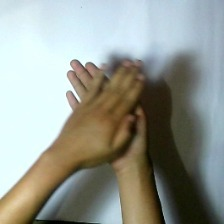
#> input picture image/0.jpg, 224 x 224 px, found by its file name
$ python convertColorImage.py
#> lines starting #> are read from the running program, lines starting #| are printed output that depends on the picture; after the words box and inside, x2 and y2 are one past the last pixel; in counts of white or black regions, pixels touching at a corner belong together
import cv2
import os
import numpy as np

gambar = cv2.imread("/home/pandu/Documents/eksperimen/image/0.jpg")
#> gambar is the input picture: shape (224, 224, 3); mean B, G, R 145.8, 153.9, 149.2

labImg = cv2.cvtColor(gambar, cv2.COLOR_BGR2LAB)
#> labImg: shape (224, 224, 3); mean of channels 0, 1, 2 157.5, 125.8, 132.4
hsvImg = cv2.cvtColor(gambar, cv2.COLOR_BGR2HSV)
#> hsvImg: shape (224, 224, 3); mean H, S, V 64, 67.1, 164

[Blue, G, R] = cv2.split(gambar)
[L, A, B] = cv2.split(labImg)
[H, S, V] = cv2.split(hsvImg)
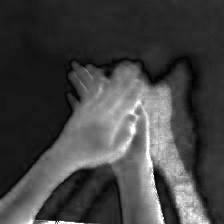
#> S: shape (224, 224); min 0, max 255, mean 67.1
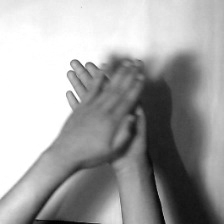
#> V: shape (224, 224); min 0, max 255, mean 164

rgbMerge = np.hstack((R, G, Blue))
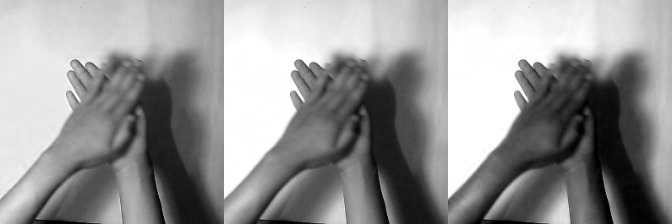
#> rgbMerge: shape (224, 672); min 0, max 255, mean 149.6
labMerge = np.hstack((L, A, B))
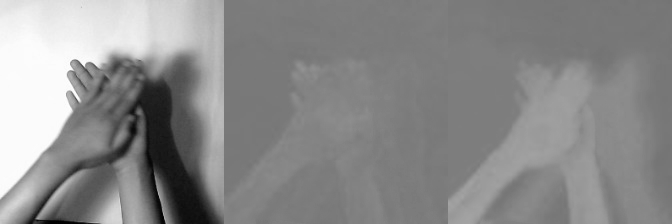
#> labMerge: shape (224, 672); min 0, max 254, mean 138.6
hsvMerge = np.hstack((H, S, V))
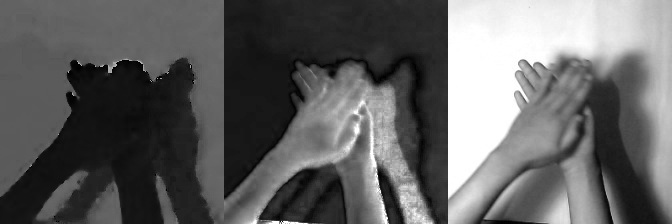
#> hsvMerge: shape (224, 672); min 0, max 255, mean 98.3

finMerge = np.vstack((rgbMerge, labMerge, hsvMerge))
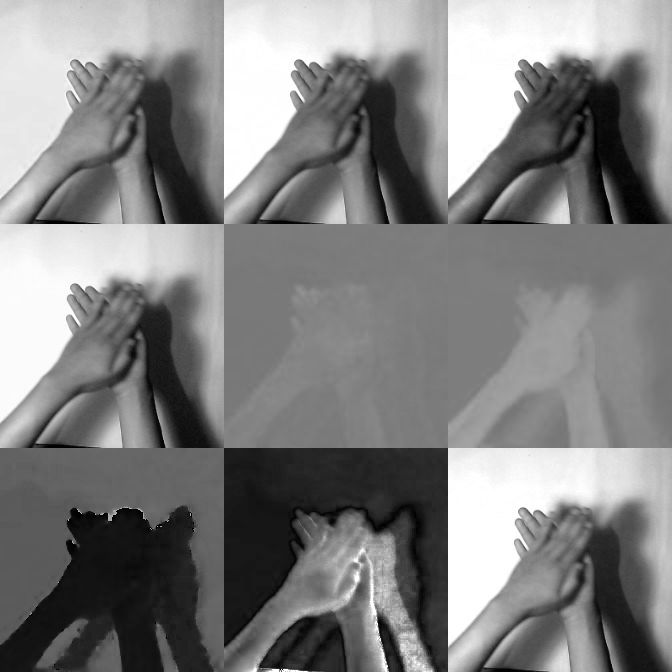
#> finMerge: shape (672, 672); min 0, max 255, mean 128.9

cv2.imshow("all", finMerge)

retR, tholdR = cv2.threshold(finMerge, 50, 255, cv2.THRESH_BINARY)
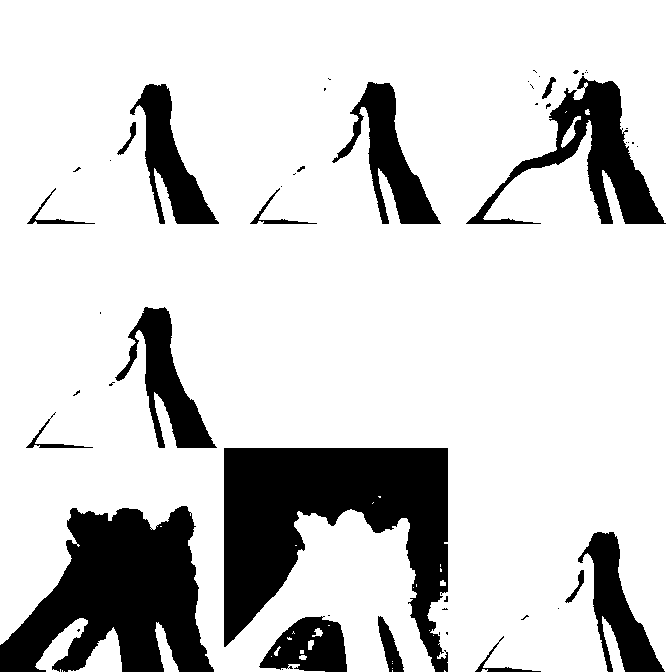
#> tholdR: shape (672, 672); 81.7% white; 51 black regions (34 under 20 px), largest, box (x1, y1, x2, y2) and area: (224, 448, 448, 672) 26729, (0, 506, 214, 672) 21898, (466, 76, 666, 224) 8444
frameR = np.array(tholdR)
cv2.imshow("image", frameR)

cv2.waitKey(0)  # waits until a key is pressed
cv2.destroyAllWindows()  # destroys the window showing image
